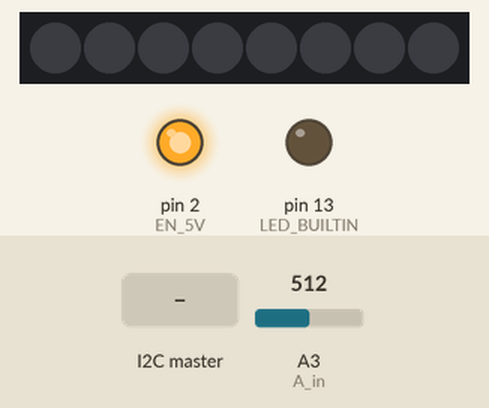
This sketch was run on a simulated Arduino Uno, built with avr-gcc and run on an emulated ATmega328P. Shown: 8 RGB LEDs in strip order, left to right, output pins drawn as LEDs (lit = HIGH). The test bench sets the inputs (shaded band); at power-on: A3 (A_in) = 512. Dim RGB values are drawn brighter than linear; random numbers use the default seed unless the sketch sets one; what the sketch prints to the serial monitor is not drawn.

Above: at 1.2 s.
1.3 s: the I2C master sends the byte 1
At 2.5 s:
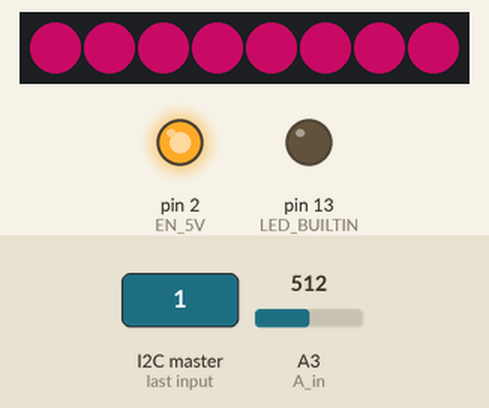
2.8 s: A3 (A_in) set to 1010
At 3.4 s:
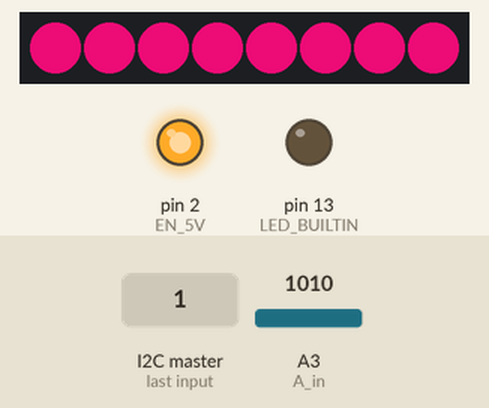
4.3 s: A3 (A_in) set to 1023
At 5.2 s:
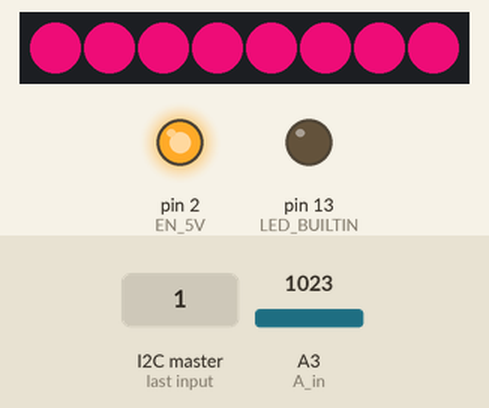
5.8 s: A3 (A_in) set to 0
At 7.0 s:
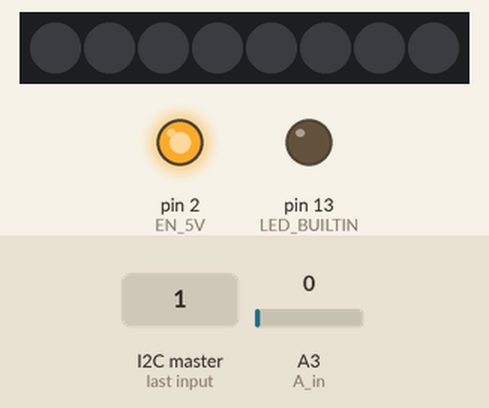
7.3 s: A3 (A_in) set to 511
At 7.9 s:
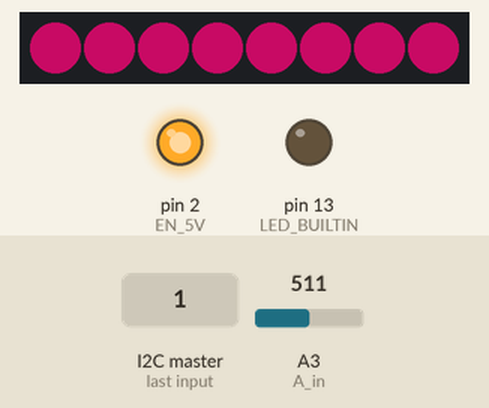
Timing chart, 0 to 9.8 s (numbered marks = the images above; inputs shaded):
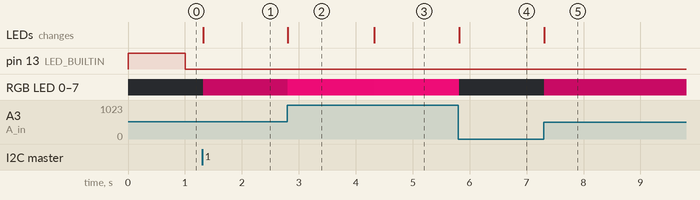

Measured:
- after the input at 1.3 s, RGB LED 0–7: off → RGB(100, 5, 50) at once; the LEDs: change at once (image 1)
- after the input at 2.8 s, RGB LED 0–7: RGB(100, 5, 50) → RGB(197, 9, 98) at once; the LEDs: change at once (image 2)
- after the input at 4.3 s, RGB LED 0–7: RGB(197, 9, 98) → RGB(200, 10, 100) at once
- after the input at 5.8 s, RGB LED 0–7: RGB(200, 10, 100) → off at once; the LEDs: change at once (image 4)
- after the input at 7.3 s, RGB LED 0–7: off → RGB(100, 5, 50) at once; the LEDs: change at once (image 5)

The sketch:

Airdrum_328P_v1.2.ino
```cpp
#include <Wire.h>
#include <Adafruit_NeoPixel.h>
#include <Tone.h>

#define LED_PIN     10
#define LED_CNT     8
#define A_in        3
#define TxPin       11
#define EN_5V       2

Tone TxLed;

Adafruit_NeoPixel strip = Adafruit_NeoPixel(LED_CNT, LED_PIN, NEO_GRB + NEO_KHZ800);

typedef enum {
    s_init,
    s_check,
    s_app
} sys_states_t;

sys_states_t fsm = s_init;
bool data_received = false;
uint8_t i2c_buf[64];
uint8_t i2c_cntr = 0;
uint16_t i2c_adr = 0;
uint8_t i2c_adr8 = 0;
uint8_t i2c_rnd = 0;
uint8_t hand_value = 0;
uint32_t start_millis = 0;
uint32_t led_millis = 0;
uint32_t system_color = 0;


void setup() {
  // debugging
  Serial.begin(115200);
  Serial.println("Starting...");

  // start led's
  pinMode(EN_5V, OUTPUT);       // 5V BUCK Pin
  digitalWrite(EN_5V, HIGH);    // 5V BUCK Enable
  strip.begin();
  strip.show();

  // Begin IR transmitting
  pinMode(TxPin, OUTPUT);       // IR transmitting LED pin
  TxLed.begin(TxPin);

  pinMode(LED_BUILTIN, OUTPUT);
  digitalWrite(LED_BUILTIN, HIGH);


}

void loop() {
  switch(fsm) {

      // initialize complete system
    case s_init:
      // analog 0 is unconnected and creates noise for a random seed
      randomSeed(analogRead(0));
      // reset variable
      data_received = false;
      // create address from random 16 bits. Convert to 7 bits (divide by 512)
      i2c_adr = random(65535);
      i2c_adr /= 512;
      i2c_adr8 = i2c_adr; // compiler wants 8 bits...
      // Start listening on this address
      Wire.begin(i2c_adr8);
      Wire.onRequest(request_event);
      Wire.onReceive(receive_event);
      // feedback
      Serial.print("Address: ");
      Serial.println(i2c_adr8);
      // check the if the given address is used
      fsm = s_check;
      // set the start value
      start_millis = millis();

      break;

      // After we are initialized, we want to wait and see if anybody
      // uses this address. This is done for a maximum of 1 second.
    case s_check:
      //Serial.println(system_color);
      if(millis() - start_millis > 1000) {
        fsm = s_app;
        Serial.println("Address can be used");
        digitalWrite(LED_BUILTIN, LOW);
      }
      // Wait for 50msec before trying a new address. i2cdetect on Pi still busy scanning
      else if (data_received == true && millis() - start_millis > 50 ) {
        fsm = s_init;
        Serial.println("Address already used, retrying");
      }

      break;

      // Run the application
    case s_app:
      // get the hand value from the adc (8 bits instead of 10)
      hand_value = analogRead(A_in) >> 2;
      // new color given through i2c?
      if (i2c_cntr == 255) {
        system_color = strip.Color(200, 10, 100);
        //system_color = strip.Color(i2c_buf[0], i2c_buf[1], i2c_buf[2]);
        i2c_cntr = 0;
      }
      // update the LED's every 30ms
      if(millis() - led_millis > 30) {
        strip_set_color(system_color, hand_value);
        led_millis = millis();
      }

      break;
  }
}

void request_event() {
  // enable IR transmitting
  TxLed.play(25000);    //(32768);
  //Set the buffer up to send all 14 bytes of data
  Wire.write(&hand_value, 1);
  // disable IR transmitting
  TxLed.stop();
}

void receive_event(int len) {
  // in what state is the main loop?
  if (fsm == s_init || fsm == s_check) {
    // we received some data, aka address is already taken
    data_received = true;
  }
  else if (i2c_cntr != 255) {
    // place all incoming data in the global buffer
    while (Wire.available()) {
      i2c_buf[i2c_cntr] = Wire.read();
      i2c_cntr++;
    }
    //Serial.print(i2c_buf);
    for(int i = 0; i < 64; i++)
      {
        Serial.print(i2c_buf[i]);
        Serial.print('-');
      }
      Serial.println();
    // all data received, we dont want anymore
    i2c_cntr = 255;
  }
}


void strip_set_color(uint32_t color, uint8_t brightness) {
  // set brightness
  strip.setBrightness(brightness);
  // set colors in buffer
  for(uint16_t i=0; i<strip.numPixels(); i++) {
      strip.setPixelColor(i, color);
  }
  // push buffer to LED's
  strip.show();
}
```
